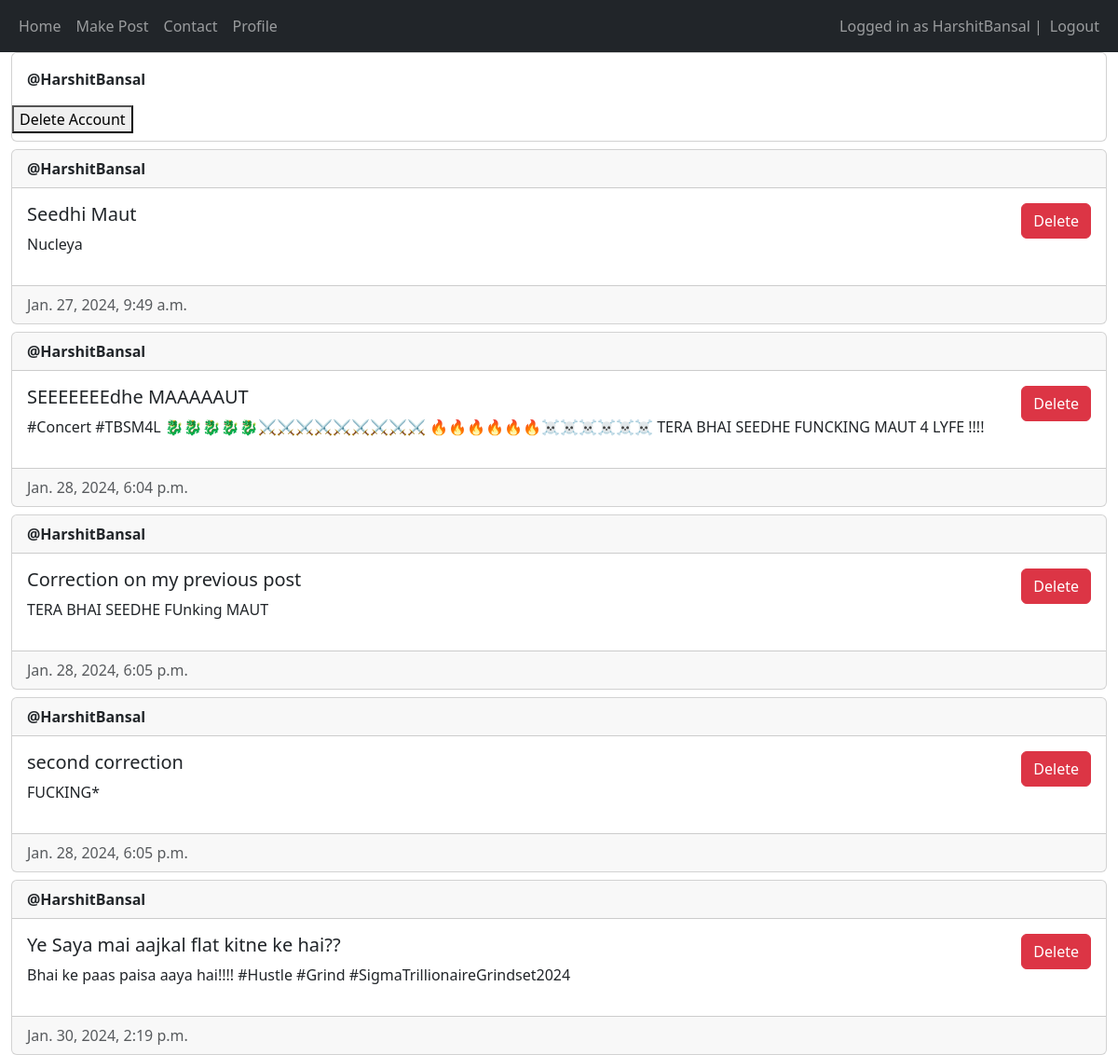
/my-profile (signed in), run on the app's committed database.
### main/models.py (models this page shows, shortened)
class Post(models.Model) :
    author = models.ForeignKey(User, on_delete = models.CASCADE)
    title = models.CharField(max_length=200)
    description = models.TextField()
    created_at = models.DateTimeField(auto_now_add=True)
    updated_at = models.DateTimeField(auto_now= True)

### main/views.py (the view)
# urls.py: path('my-profile', views.my_profile, name="profile_view"),
@login_required(login_url="/login")
def my_profile(request) :
    posts = Post.objects.filter(author_id = request.user.id)
    return render(request, "main/my_profile.html", {"posts" : posts})

### main/templates/main/my_profile.html (shortened to what this page needs)
{% extends "main/base.html" %}
{% block content %}
<div class="card">
    <div class="card-body"><strong>@{{ user.username }}</strong></div>
    <form action="/delete" method="post" onsubmit = "clicked(event)">
        <button type="submit" value="submit" class="bt btn-danger mb-2">Delete Account</button>
    </form>
</div>
{% for post in posts %}
<div class="card mt-2">
    <div class="card-header"><strong>@{{ post.author.username }}</strong></div>
    <div class="card-body d-flex flex-row justify-content-between">
        <div>
            <h5 class="card-title">{{ post.title }}</h5>
            <p>{{post.description}}</p>
        </div>
        <div>
            {% if user == post.author or perms.main.delete_post %}
                <form method="post">
                    <button type="submit" name="post-id" class="btn btn-danger" value="{{post.id}}">Delete</button>
                </form>
            {% endif %}
        </div>
    </div>
    <div class="card-footer text-muted">{{post.created_at}}</div>
</div>
{% empty %}
<p class="alert-primary"> No posts made by user. </p>
{% endfor %}
{% endblock content %}

### main/templates/main/base.html (shortened to what this page needs)
<!DOCTYPE html>
<html lang="en">
<head>
    <link href="https://cdn.jsdelivr.net/npm/bootstrap@5.3.2/dist/css/bootstrap.min.css" rel="stylesheet">
</head>
<body>
    <nav class="navbar navbar-expand-lg navbar-dark bg-dark">
        <div class="container-fluid">
            <div>
                <ul class="navbar-nav">
                    <li class="nav-item">
                        <a class="nav-link" href="/home">Home</a>
                    </li>
                    <li class="nav-item">
                        <form action ="/create-post">
                            <button type="submit" value="submit" class="nav-link">Make Post</button>
                        </form>
                    </li>
                    <li class="nav-item">
                        <a class="nav-link" href="/contact">Contact</a>
                    </li>
                    <li class="nav-item">
                        <a class="nav-link" href="/my-profile">Profile</a>
                    </li>
                </ul>
            </div>
            <div>
                <ul class="navbar-nav">
                    {% if user.is_authenticated %}
                        <span class="navbar-text">Logged in as {{ user.username }} | </span>
                        <li class="nav-item">
                            <form action="/logout/" method="post">
                                <button class="nav-link" type="submit">Logout</button>
                            </form>
                        </li>
                    {% else %}
                        <li class="nav-item">
                            <a class="nav-link" href="/login">Login</a>
                        </li>
                    {% endif %}
                </ul>
            </div>
        </div>
    </nav>
    <div class="container-fluid">
        {% block content %}
        {% endblock content %}
    </div>
</body>
</html>

### data on the page
Post: author.username "HarshitBansal", title "Seedhi Maut", description "Nucleya", {{ post.id }} 4 (drawn), created_at "Jan. 27, 2024, 9:49 a.m."
Post: author.username "HarshitBansal", title "SEEEEEEEdhe MAAAAAUT", description "#Concert #TBSM4L 🐉🐉🐉🐉🐉⚔️⚔️⚔️⚔️⚔️⚔️⚔️⚔️⚔️ 🔥🔥🔥🔥🔥🔥☠️☠️☠️☠️☠️☠️ TERA BHAI SEEDHE FUNCKING MAUT 4 LYFE !!!!", {{ post.id }} 9 (drawn), created_at "Jan. 28, 2024, 6:04 p.m."
Post: author.username "HarshitBansal", title "Correction on my previous post", description "TERA BHAI SEEDHE FUnking MAUT", {{ post.id }} 10 (drawn), created_at "Jan. 28, 2024, 6:05 p.m."
Post: author.username "HarshitBansal", title "second correction", description "FUCKING*", {{ post.id }} 11 (drawn), created_at "Jan. 28, 2024, 6:05 p.m."
Post: author.username "HarshitBansal", title "Ye Saya mai aajkal flat kitne ke hai??", description "Bhai ke paas paisa aaya hai!!!! #Hustle #Grind #SigmaTrillionaireGrindset2024", {{ post.id }} 14 (drawn), created_at "Jan. 30, 2024, 2:19 p.m."

### other printed values
{{ user.username }} "HarshitBansal"
